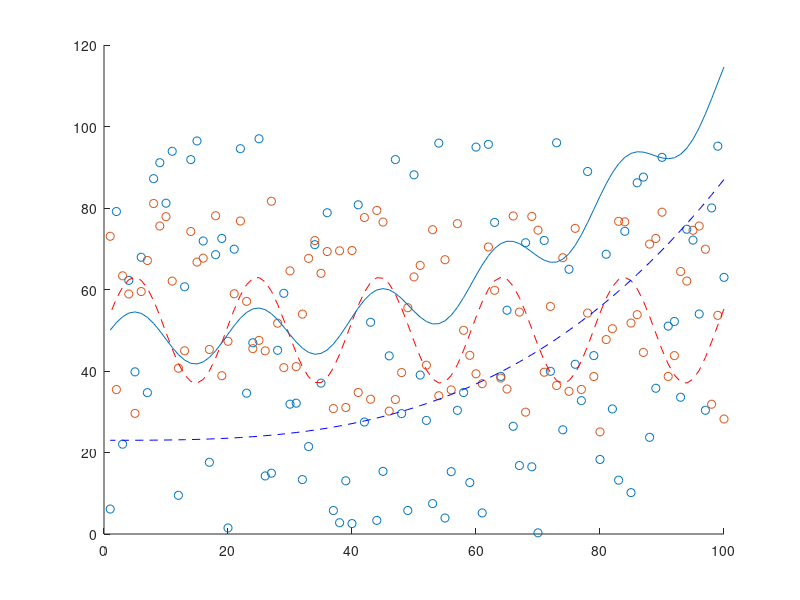

This figure's MATLAB source:
clc
close all
clear

space = rot90(linspace(1,100,100));

a = 0;
b = 100;

noise1 = (b-a).*rand(100,1) + a;

a = 25;
b = 82;

noise2 = (b-a).*rand(100,1) + a;

func1 = sin(space/pi)*13 + 50;
func2 = (space/25).^3 + 23;

targetFunc = 0.5*func1 + func2;


hold all
scatter(space, noise1);
scatter(space, noise2);
plot(space, func1, 'r--');
plot(space, func2, 'b--');
plot(space, targetFunc);

trend_noise1 = ones(99,1);
trend_noise2 = ones(99,1);
trend_func1 = ones(99,1);
trend_func2 = ones(99,1);
trend_targetFunc = ones(99,1);

for n = 1:99
    trend_noise1(n) = noise1(n) - noise1(n+1); 
    trend_noise2(n) = noise2(n) - noise2(n+1); 
    
    trend_func1(n) = func1(n) -  func1(n+1);
    trend_func2(n) = func2(n) -  func2(n+1);
    
    trend_targetFunc(n) = targetFunc(n) - targetFunc(n+1);
end

out = [flipud(trend_noise1) flipud(trend_noise2) flipud(trend_func1) flipud(trend_func2) flipud(trend_targetFunc)];

dlmwrite('training_data.txt',out, 'delimiter',' ');
